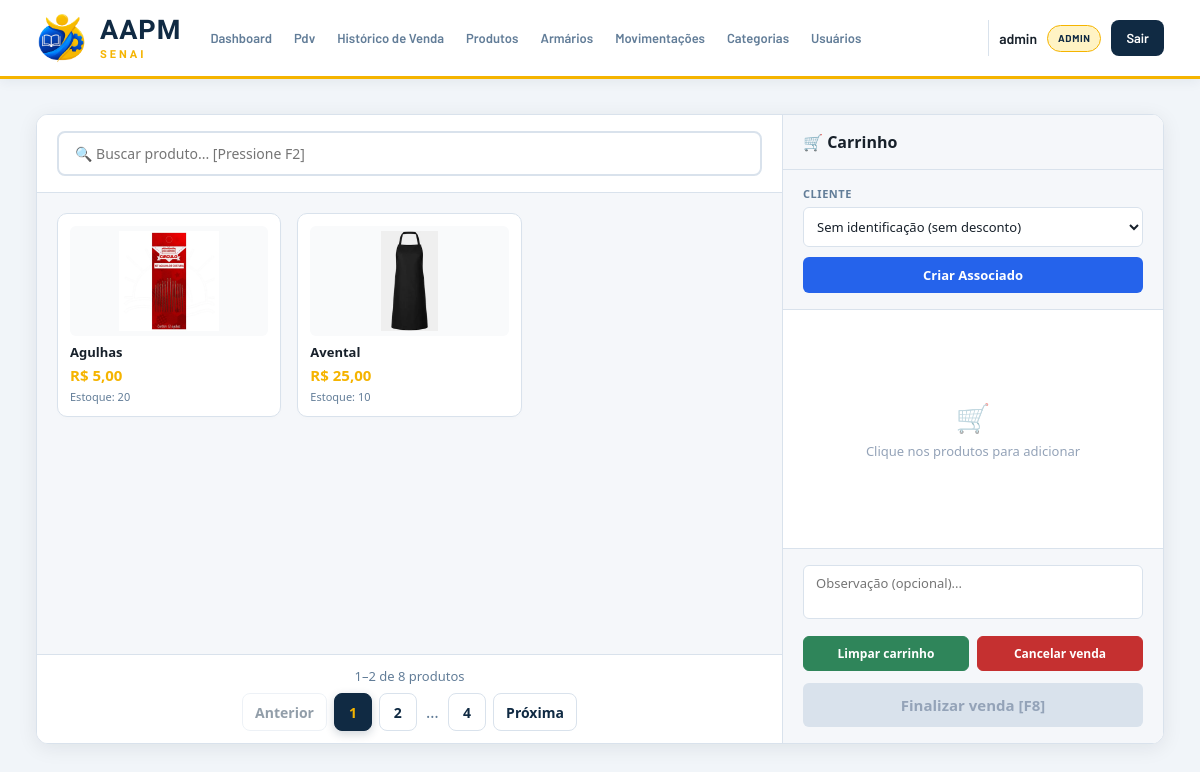
Page /pdv/ (signed in) on the earlier database version.
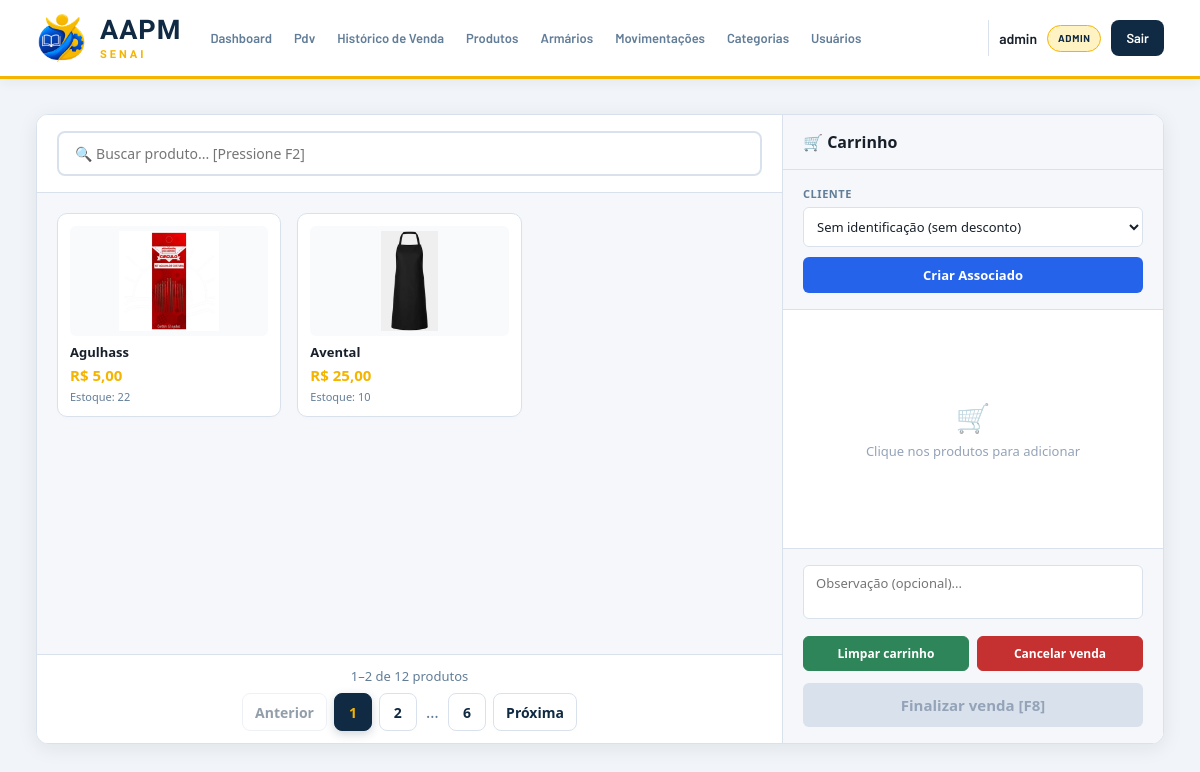
Same page on the later database version.
### app/models/produto.py (models this page shows, shortened)
class Produto(Base):
    __tablename__ = "produtos"
    id = Column(Integer, primary_key=True, autoincrement=True, index=True)
    nome = Column(String(150), nullable=False, index=True)
    preco = Column(Float, nullable=False, default=0.0)
    estoque_atual = Column(Integer, nullable=False, default=0)
    ativo = Column(Boolean, default=True)
    imagem_path = Column(String(255), nullable=True)
    categoria_id = Column(Integer, ForeignKey("categorias.id", ondelete="SET NULL"), nullable=True)
    categoria = relationship("Categoria", back_populates="produtos")
    tamanhos  = relationship("ProdutoTamanho", back_populates="produto", cascade="all, delete-orphan")

### app/controllers/pdv_controller.py (the view)
@router.get("/")
def tela_pdv(
    request: Request,
    db: Session = Depends(get_db),
    usuario=Depends(get_usuario_logado)
):
    produtos = (
        db.query(Produto)
        .filter(
            Produto.ativo == True,
            Produto.estoque_atual > 0
        )
        .order_by(Produto.nome)
        .all()
    )
    clientes = (
        db.query(Cliente)
        .filter(Cliente.ativo == True)
        .order_by(Cliente.nome)
        .all()
    )
    return templates.TemplateResponse(
        request,
        "pdv/index.html",
        {
            "request": request,
            "usuario": usuario,
            "produtos": produtos,
            "clientes": clientes,
            "desconto_associado": DESCONTO_ASSOCIADO,
        }
    )

### app/templates/pdv/index.html (shortened to what the changed rows need)
{% extends "base.html" %}
{% block extra_css %}
<link rel="stylesheet" href="/static/css/pdv.css?v=6">
{% endblock %}
{% block conteudo %}
<div class="pdv-layout" id="pdv-container" data-desconto="{{ desconto_associado }}">
    <section class="produtos-col">
        <div class="produtos-grid" id="grade-produtos">
            {% for p in produtos %}
            <div class="produto-card {% if p.estoque_atual|int <= 0 %}sem-estoque{% endif %}"
                 data-id="{{ p.id }}"
                 data-nome="{{ p.nome }}"
                 data-preco="{{ p.preco }}"
                 data-estoque="{{ p.estoque_atual }}"
                 data-tem-tamanho="{{ 'true' if p.tamanhos else 'false' }}"
                 data-nome-lower="{{ p.nome.lower() }}"
                 onclick="adicionarAoCarrinho(this)">
                <img src="{{ url_for('static', path=p.imagem_path if p.imagem_path else 'img/sem-foto.png') }}"
                     onerror="this.src='/static/img/sem-foto.png'; this.onerror=null;">
                <div class="produto-card-nome">{{ p.nome }}</div>
                <div class="produto-card-preco">
                    R$ {{ "%.2f"|format(p.preco)|replace('.', ',') }}
                </div>
                <div class="produto-card-estoque">
                    Estoque: {{ p.estoque_atual }}
                </div>
            </div>
            {% endfor %}
        </div>
        <div class="produtos-rodape">
            <p class="produtos-resumo" id="resumo-produtos" role="status"></p>
            <div class="produtos-navegacao">
                <nav class="pagination produtos-pagination" id="paginacao-produtos" aria-label="Páginas dos produtos" hidden></nav>
            </div>
        </div>
    </section>
</div>
{% endblock %}

Differences in the rows shown:
changed Produto: nome "Agulhas" → "Agulhass"; estoque_atual "20" → "22"
Other differences:
text written by a page script: "1–2 de 8 produtos" → "1–2 de 12 produtos"
text written by a page script: "Anterior 1 2 … 4 Próxima" → "Anterior 1 2 … 6 Próxima"
